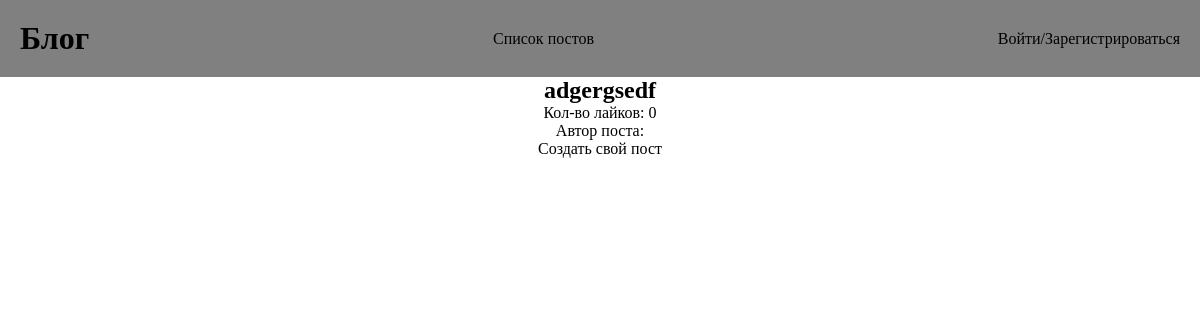
The app's page /posts/, older data.
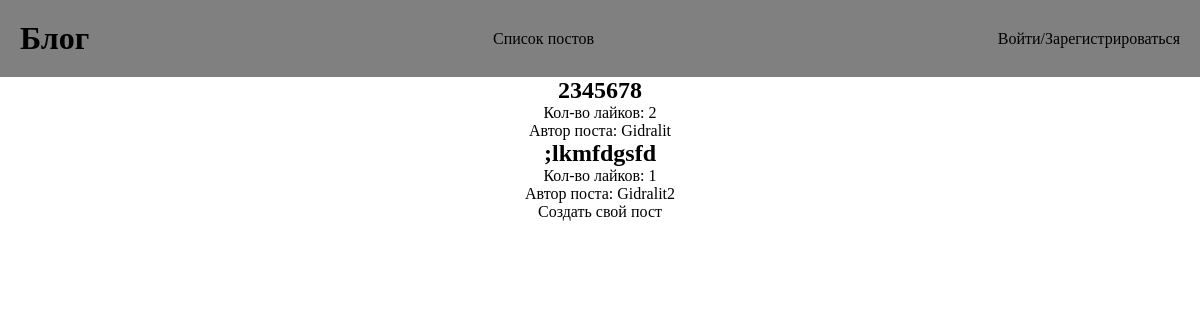
The same page, newer data.
### monolit/models.py (models this page shows, shortened)
class Post(models.Model):
    user = models.ForeignKey(User, on_delete=models.CASCADE)
    title = models.CharField(max_length=200)
    content = models.TextField()
    created_at = models.DateTimeField(auto_now_add=True)
    likes = models.ManyToManyField(User, related_name='likes', blank=True)
    comment_count = models.PositiveIntegerField(default=0)

### monolit/views.py (the view)
# urls.py: path('posts/', views.post_list, name='post_list'),
def post_list(request):
    posts = Post.objects.all()
    return render(request, 'post_list.html', {'posts': posts})

### monolit/templates/post_list.html
{% extends "home.html" %}
{% block content %}
{% if posts %}
    {% for post in posts %}
        <a href="{% url 'post_detail' post.id %}"><h2>{{post.title}}</h2></a>
        <p>Кол-во лайков: {{post.likes.count}}</p>
        <p>Автор поста: {{post.user.username}}</p>
    {% endfor %}
{% else %}
<p>Постов пока нету</p>
{% endif %}
<a href="{% url 'create_post' %}">Создать свой пост</a>
{% endblock %}

Row changes from the older to the newer data that the page shows:
removed Post: title "adgergsedf", likes.count "0"
added Post: title "2345678", likes.count "2", user.username "Gidralit"
added Post: title ";lkmfdgsfd", likes.count "1", user.username "Gidralit2"
